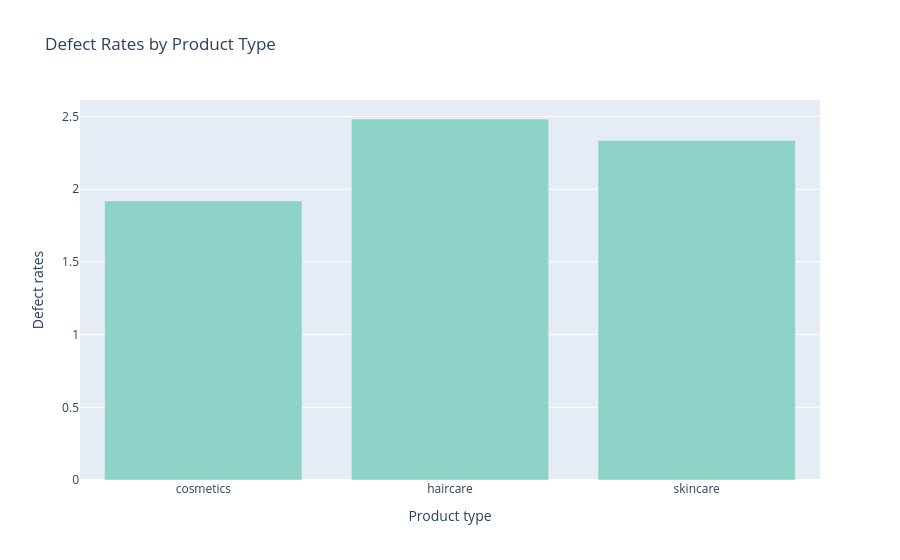

Notebook source saved alongside this figure:
### Code cell
# Calculate mean defect rates by product type
defect_rates_by_product = data.groupby("Product type")['Defect rates'].mean().reset_index()
fig = px.bar(
    defect_rates_by_product,
    x='Product type',
    y='Defect rates',
    title='Defect Rates by Product Type',
    color_discrete_sequence=px.colors.qualitative.Set3 )
fig.show()

### Figure 1 — Plotly figure (JSON) as saved in the notebook; plotly's stock layout.template omitted (floating-point values rounded to 4 significant figures)
{"data": [{"alignmentgroup": "True", "hovertemplate": "Product type=%{x}<br>Defect rates=%{y}<extra></extra>", "legendgroup": "", "marker": {"color": "rgb(141,211,199)", "pattern": {"shape": ""}}, "name": "", "offsetgroup": "", "orientation": "v", "showlegend": false, "textposition": "auto", "type": "bar", "x": ["cosmetics", "haircare", "skincare"], "xaxis": "x", "y": [1.919, 2.483, 2.335], "yaxis": "y"}], "layout": {"barmode": "relative", "legend": {"tracegroupgap": 0}, "title": {"text": "Defect Rates by Product Type"}, "xaxis": {"anchor": "y", "domain": [0, 1], "title": {"text": "Product type"}}, "yaxis": {"anchor": "x", "domain": [0, 1], "title": {"text": "Defect rates"}}}}
